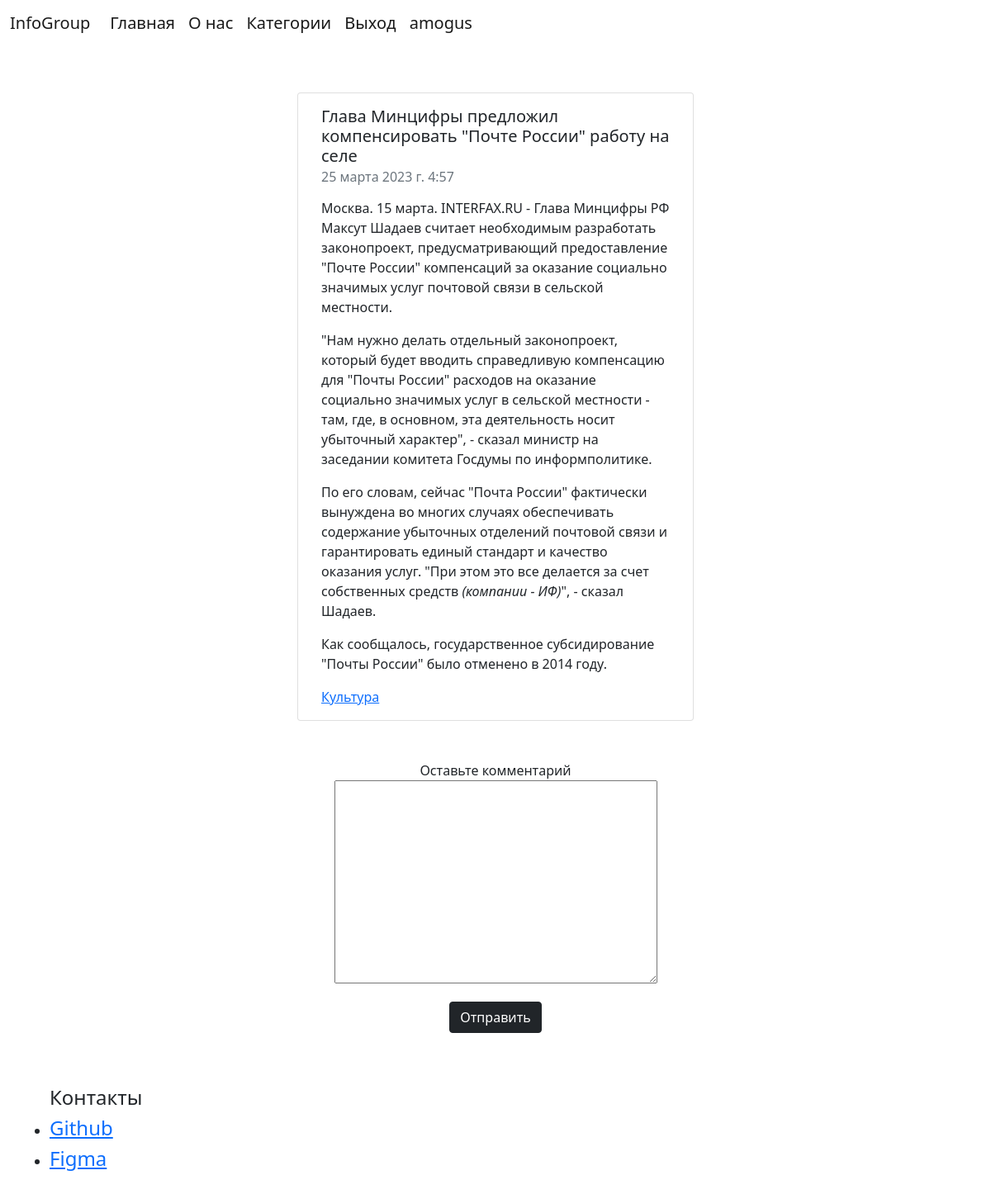
Screenshot of /post/?&postid=38 (signed in) with the database file from the repository.
### _NewsSite/models.py (models this page shows, shortened)
class MyUsers(AbstractBaseUser, PermissionsMixin):
    role = models.CharField(max_length=255, blank=True, null=True)
    Login = models.CharField(max_length=255, unique=True)
    email = models.CharField(max_length=255, blank=True, null=True)
    is_superuser = models.BooleanField(default=False)
    is_active = models.BooleanField(default=True)
    is_staff = models.BooleanField(default=False)
    USERNAME_FIELD = 'Login'
    REQUIRED_FIELDS = []
    objects = CustomUserManager()
    is_blocked = models.BooleanField(default=False)
    date_create = models.DateTimeField(auto_now_add=True)
    class Meta:
        verbose_name = 'Пользователи'
        ordering = [ 'date_create' ]

class Posts(models.Model):
    UserID = models.ForeignKey(MyUsers, on_delete=models.DO_NOTHING, null=False, default=0)
    CategoryID = models.ForeignKey(PostCategory, on_delete=models.DO_NOTHING, null=False, default=0)
    Title = models.CharField(max_length=255)
    Text = models.CharField(max_length = 10000 )
    Datee = models.DateTimeField(auto_now_add=True, null=True)
    class Meta:
        verbose_name = 'Посты'
        ordering = [ 'Datee' ]

class PostCategory(models.Model):
    category = models.CharField(max_length=255)
    class Meta:
        verbose_name = 'Категории'
        ordering = [ 'category' ]

### _NewsSite/views.py (the view, shortened to what this page needs)
# urls.py: path('post/', views.post, name='post'),
def post(request): # 127.0.0.1:8000/post/
    if request.method == 'GET':
        try:
            id = int(request.GET['postid'])
            post = Posts.objects.get(id=id)
            return render(request, 'post_by_id.html', { 'post' : post, 'comentform': commentform })
        except Exception as ex:
            print(f'ошибка {ex.args[0]}')

### templates/post_by_id.html (shortened to what this page needs)
{% load static %}
{% load sass_tags %}
<!DOCTYPE html>
<html lang="en">
<head>
    <link rel="stylesheet" href="{% static '/css/comments.css' %}">
    {% include 'header.html' %}
</head>
<body>
    <div class="container">
        <div class="row justify-content-md-center p-5">
            <div class="card" style="width: 30rem;">
                <div class="card-body">
                <h5 class="card-title">{{post.Title}}</h5>
                <h6 class="card-subtitle mb-2 text-muted">{{post.Datee}}</h6>
                <p class="card-text">{{post.Text |safe}}</p>
                <a href="category/?&cid={{post.CategoryID.id}}" class="card-link">{{post.CategoryID.category}}</a>
                </div>
            </div>
        </div>
        <div class="form-group">
            <form id="send_data" action="/post/?&postid={{post.id}}/" method="post">
                <div align="center" class = 'form-group'>
                    <label>Оставьте комментарий</label>
                    {{ comentform.as_p }}
                    <button type="submit" class="btn btn-dark" >Отправить</button>
                </div>
            </form>
        </div>
    </div>
    {% include 'buttom.html' %}
</body>
</html>

### templates/header.html (shortened to what this page needs)
{% load static %}
{% load sass_tags %}
  <link href="https://cdn.jsdelivr.net/npm/bootstrap@5.0.2/dist/css/bootstrap.min.css" rel="stylesheet">
  <link href="{% sass_src 'css/theme.scss' %}" rel="stylesheet" type="text/css"/>
<nav class="navbar navbar-expand-lg navbar-light mynavbar">
  <div class="container-fluid">
    <a class="navbar-brand" href="#"><h5 class="mytext">InfoGroup</h5></a>
    <div class="collapse navbar-collapse" id="navbarSupportedContent">
      <ul class="navbar-nav me-auto mb-2 mb-lg-0">
        <li class="nav-item">
          <a class="nav-link active mytext" aria-current="page" href="/"><h5 class="mytext">Главная</h5></a>
        </li>
        <li class="nav-item">
          <a class="nav-link active mytext" href="/about_us/"><h5 class="mytext">О нас</h5></a>
        </li>
        <li class="nav-item">
          <a class="nav-link active mytext" href="/post/category/?&cid=1"><h5 class="mytext">Категории</h5></a>
        </li>
        <li class="nav-item">
          {% if not user.is_authenticated %}
            <li><a class="nav-link active" href="/reg/"><h5 class="mytext">Регистрация</h5></a></li>
            <li><a class="nav-link active" href="/login/"><h5 class="mytext">Вход</h5></a></li>
          {% else %}
            <li><a href="/logout/?&redir=//" class="nav-link active"><h5 class="mytext">Выход</h5></a></li>
            <li><a class="nav-link active"><h5 class="mytext" name="MyLogin">{{ user.Login }}</h5></a></li>
          {% endif %}
        </li>
      </ul>
    </div>
  </div>
</nav>

### rows the page displays
MyUsers: Login "amogus"
Posts: Title "Глава Минцифры предложил компенсировать \"Почте России\" работу на селе", Datee "25 марта 2023 г. 4:57", Text "Москва. 15 марта. INTERFAX.RU - Глава Минцифры РФ Максут Шадаев считает необходимым разработать законопроект, предусматривающий предоставление \"Почте России\" компенсаций за оказание социально значимых услуг почтовой связи в сельской местности. \"Нам нужно делать отдельный законопроект, который будет вводить справедливую компенсацию для \"Почты России\" расходов на оказание социально значимых услуг в сельской местности - там, где, в основном, эта деятельность носит убыточный характер\", - сказал министр на заседании комитета Госдумы по информполитике. По его словам, сейчас \"Почта России\" фактически вынуждена во многих случаях обеспечивать содержание убыточных отделений почтовой связи и…", CategoryID.category "Культура"
